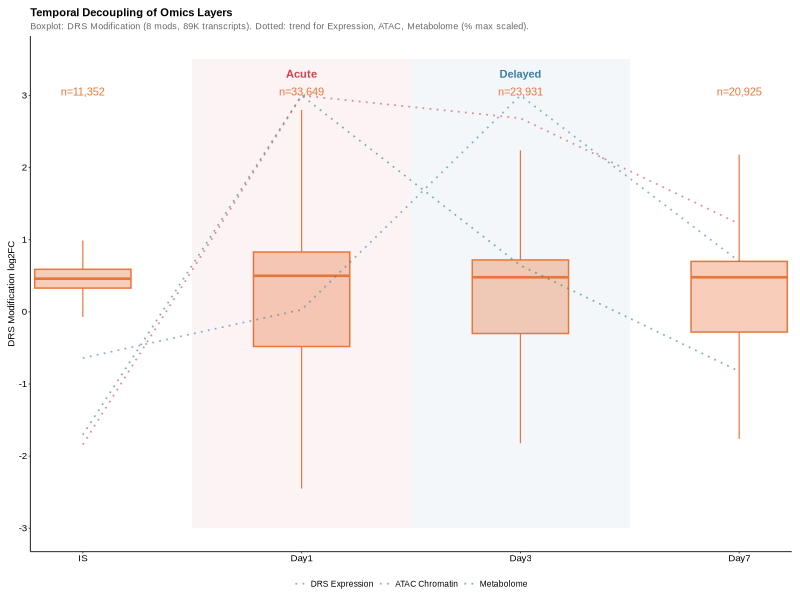
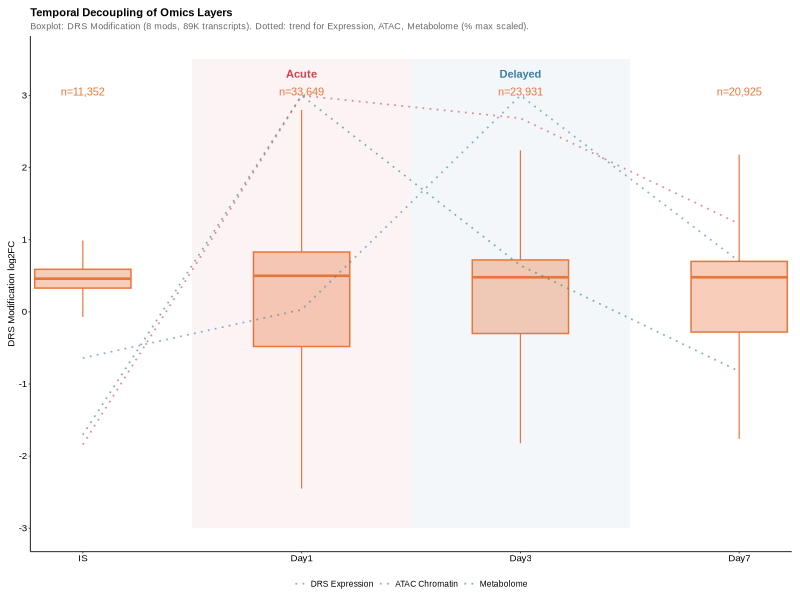

Recreate these plots in R, in order.
#!/usr/bin/env Rscript
# Fig7E v4 — Clean: Boxplot (Modification) + subtle line trend
# Removed: dual axis, ggrepel labels, long subtitle, secondary annotations
# ============================================================================
suppressPackageStartupMessages({
  library(data.table)
  library(ggplot2)
  library(scales)
})

OUT_DIR <- "/mnt/d/desktop/DRS/DRS_TechShowcase/fig7_multiomics/output"

# Boxplot stats (from server panelE_trans_frac, 89K transcripts)
bp_stats <- fread(text = "Time,N,ymin,lower,middle,upper,ymax
IS,11352,-0.07,0.33,0.46,0.59,0.99
Day1,33649,-2.45,-0.48,0.50,0.83,2.80
Day3,23931,-1.82,-0.30,0.48,0.72,2.24
Day7,20925,-1.76,-0.28,0.48,0.70,2.18")
bp_stats[, Time := factor(Time, levels = c("IS", "Day1", "Day3", "Day7"))]

# Line data (3 other layers, % of max → mapped to log2FC range for overlay)
line_dt <- data.table(
  Time = factor(rep(c("IS", "Day1", "Day3", "Day7"), 3),
                levels = c("IS", "Day1", "Day3", "Day7")),
  Layer = rep(c("DRS Expression", "ATAC Chromatin", "Metabolome"), each = 4),
  Pct = c(3.2, 100.0, 93.7, 64.4, 27.2, 40.6, 100.0, 54.0, 5.9, 100.0, 52.9, 23.5)
)
# Map Pct (0-100) → log2FC range (-2 to 3) for overlay on same axis
line_dt[, y_scaled := Pct / 100 * 5 - 2]

LAYER_COLORS <- c(
  "DRS Modification" = "#E8753A",
  "DRS Expression"   = "#D6404C",
  "ATAC Chromatin"   = "#3D7EA6",
  "Metabolome"       = "#2E7D6F"
)

theme_clean <- theme_classic(base_size = 7, base_family = "Arial") +
  theme(
    axis.line = element_line(linewidth = 0.3),
    axis.ticks = element_line(linewidth = 0.3),
    axis.ticks.length = unit(1.2, "pt"),
    axis.text = element_text(size = 7, color = "black"),
    axis.title = element_text(size = 7),
    plot.title = element_text(size = 8, face = "bold"),
    plot.subtitle = element_text(size = 6.5, color = "grey40"),
    legend.text = element_text(size = 6),
    legend.title = element_blank(),
    legend.key.size = unit(3, "mm"),
    panel.grid = element_blank(),
    plot.margin = margin(6, 6, 4, 6)
  )

p <- ggplot() +

  # Subtle background: Acute (Day1) + Delayed (Day3)
  annotate("rect", xmin = 1.5, xmax = 2.5, ymin = -3, ymax = 3.5,
           fill = "#D6404C", alpha = 0.06) +
  annotate("rect", xmin = 2.5, xmax = 3.5, ymin = -3, ymax = 3.5,
           fill = "#3D7EA6", alpha = 0.06) +

  # ── BOXPLOT: DRS Modification ──
  geom_rect(data = bp_stats,
            aes(xmin = as.numeric(Time) - 0.22, xmax = as.numeric(Time) + 0.22,
                ymin = lower, ymax = upper),
            fill = alpha("#E8753A", 0.35), color = "#E8753A", linewidth = 0.5) +
  geom_segment(data = bp_stats,
               aes(x = as.numeric(Time) - 0.22, xend = as.numeric(Time) + 0.22,
                   y = middle, yend = middle),
               color = "#E8753A", linewidth = 0.9) +
  # Whiskers
  geom_segment(data = bp_stats,
               aes(x = as.numeric(Time), xend = as.numeric(Time),
                   y = ymin, yend = lower), color = "#E8753A", linewidth = 0.4) +
  geom_segment(data = bp_stats,
               aes(x = as.numeric(Time), xend = as.numeric(Time),
                   y = upper, yend = ymax), color = "#E8753A", linewidth = 0.4) +

  # n= count above each box
  geom_text(data = bp_stats, aes(x = Time, y = 3.0,
            label = paste0("n=", comma(N))),
            size = 2.8, family = "Arial", color = "#E8753A", vjust = 0) +

  # ── SUBTLE TREND LINES (no points, no labels) ──
  geom_line(data = line_dt,
            aes(x = Time, y = y_scaled, color = Layer, group = Layer),
            linewidth = 0.6, alpha = 0.6, linetype = "dotted") +

  # ── Scales ──
  scale_color_manual(values = LAYER_COLORS,
                     breaks = names(LAYER_COLORS)) +
  scale_y_continuous(
    name = "DRS Modification log2FC",
    limits = c(-3, 3.5),
    breaks = seq(-3, 3, 1)
  ) +
  scale_x_discrete(expand = expansion(mult = c(0.08, 0.08))) +

  # ── Minimal annotations ──
  annotate("text", x = 2.0, y = 3.3,
           label = "Acute", color = "#D6404C", size = 2.8,
           family = "Arial", fontface = "bold", hjust = 0.5) +
  annotate("text", x = 3.0, y = 3.3,
           label = "Delayed", color = "#3D7EA6", size = 2.8,
           family = "Arial", fontface = "bold", hjust = 0.5) +

  labs(x = NULL, y = "DRS Modification log2FC",
       title = "Temporal Decoupling of Omics Layers",
       subtitle = "Boxplot: DRS Modification (8 mods, 89K transcripts). Dotted: trend for Expression, ATAC, Metabolome (% max scaled).") +

  theme_clean +
  theme(legend.position = "bottom")

# ── Save ──
ggsave(file.path(OUT_DIR, "Fig7E_TimeDecoupling_Core.pdf"), p,
       width = 7.5, height = 3.2, device = cairo_pdf)
ggsave(file.path(OUT_DIR, "Fig7E_TimeDecoupling_Core.png"), p,
       width = 7.5, height = 3.2, dpi = 600)
cat("Fig7E v4 clean saved\n")
